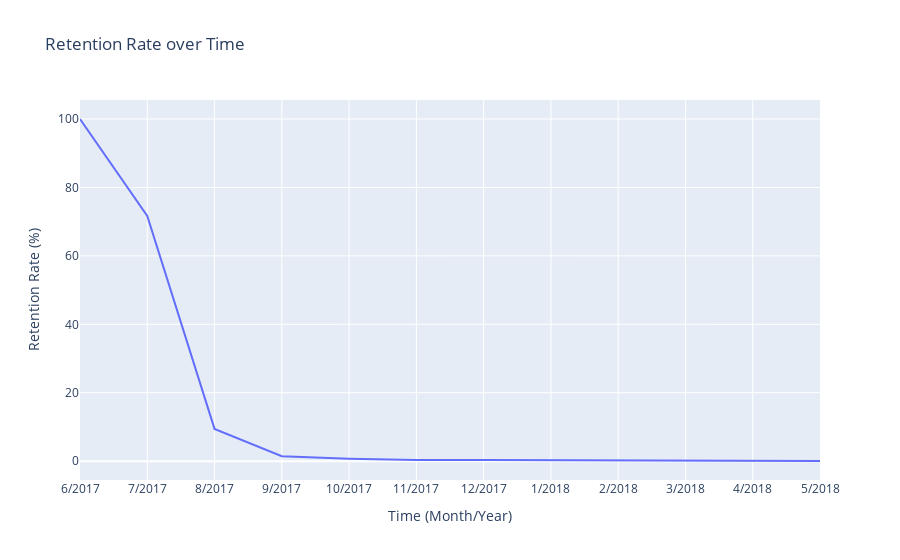

Notebook code for this chart:
### Code cell
# 3a
def calculate_cohort_retention_rate(clv_data, cohort):
    # Filter data for the specified cohort and make a copy to remove slice errors in 3f
    clv_data_cohort = clv_data[clv_data['cohort'] == cohort].copy()
    initial_cohort_size = clv_data_cohort['user'].nunique()

    # Calculate active users per month for this cohort
    active_users_per_month = clv_data_cohort.groupby(
        ['time_year', 'time_month'], as_index=False
    )['user'].nunique().copy()

    # Create 'time' column in active_users_per_month using .loc
    active_users_per_month.loc[:, 'time'] = (
        active_users_per_month[['time_month', 'time_year']]
        .astype(str)
        .agg('/'.join, axis=1)
    )

    # Create 'date' column in clv_data_cohort using .loc (same method as 3f)
    clv_data_cohort.loc[:, 'date'] = pd.to_datetime(
        clv_data_cohort['time_year'].astype(str) + '-' + clv_data_cohort['time_month'].astype(str) + '-01'
    )

    # Ensure 'date' column is only added once to clv_data
    if 'date' not in clv_data.columns:
        clv_data = clv_data.copy()
        clv_data.loc[:, 'date'] = pd.to_datetime(
            clv_data['time_year'].astype(str) + '-' + clv_data['time_month'].astype(str) + '-01'
        )

    # Determine acquisition date and last date
    acquisition_date = clv_data_cohort['date'].min()
    last_date = clv_data['date'].max()

    # Create all_months_df
    all_months = pd.date_range(start=acquisition_date, end=last_date, freq='MS')
    all_months_df = pd.DataFrame({'date': all_months})
    all_months_df['time_year'] = all_months_df['date'].dt.year
    all_months_df['time_month'] = all_months_df['date'].dt.month
    all_months_df['time'] = (
        all_months_df['time_month'].astype(str) + '/' + all_months_df['time_year'].astype(str)
    )

    # Merge with active_users_per_month to include zeros and make a copy (slicing errors again)
    retention_rate_time = pd.merge(
        all_months_df[['time', 'time_year', 'time_month']],
        active_users_per_month[['time_year', 'time_month', 'time', 'user']],
        on=['time_year', 'time_month', 'time'],
        how='left'
    ).copy()

    # Fill NaN values in 'user' with zero using .loc
    retention_rate_time.loc[:, 'user'] = retention_rate_time['user'].fillna(0)

    # Calculate retention rate using .loc
    retention_rate_time.loc[:, 'retention_rate'] = (
        retention_rate_time['user'] / initial_cohort_size
    ) * 100

    # Keep only 'time' and 'retention_rate' columns
    retention_rate_time = retention_rate_time[['time', 'retention_rate']]

    return retention_rate_time



retention_rate_time_0 = calculate_cohort_retention_rate(clv_data, 0)
print("Retention rate time:\n" + str(retention_rate_time_0) + "\n\n")


# 3b
def draw_retention_rate_time(retention_rate_time):
    fig = px.line(
        x=retention_rate_time["time"],
        y=retention_rate_time["retention_rate"],
        labels={"x": "Time (Month/Year)", "y": "Retention Rate (%)"},
        title="Retention Rate over Time",
    )
    fig.show()
    retention_rate_time

draw_retention_rate_time(retention_rate_time_0)

# 3c
avg_retention_rate = retention_rate_time_0["retention_rate"].mean()
print("Average retention rate of cohort 0: " + str(avg_retention_rate))

### Figure 1 — Plotly figure (JSON) as saved in the notebook; plotly's stock layout.template omitted (floating-point values rounded to 4 significant figures)
{"data": [{"hovertemplate": "Time (Month/Year)=%{x}<br>Retention Rate (%)=%{y}<extra></extra>", "legendgroup": "", "line": {"color": "#636efa", "dash": "solid"}, "marker": {"symbol": "circle"}, "mode": "lines", "name": "", "orientation": "v", "showlegend": false, "type": "scatter", "x": ["6/2017", "7/2017", "8/2017", "9/2017", "10/2017", "11/2017", "12/2017", "1/2018", "2/2018", "3/2018", "4/2018", "5/2018"], "xaxis": "x", "y": [100, 71.65, 9.436, 1.422, 0.7112, 0.3319, 0.3319, 0.2371, 0.1897, 0.04742, 0.04742, 0.04742], "yaxis": "y"}], "layout": {"legend": {"tracegroupgap": 0}, "title": {"text": "Retention Rate over Time"}, "xaxis": {"anchor": "y", "domain": [0, 1], "title": {"text": "Time (Month/Year)"}}, "yaxis": {"anchor": "x", "domain": [0, 1], "title": {"text": "Retention Rate (%)"}}}}
